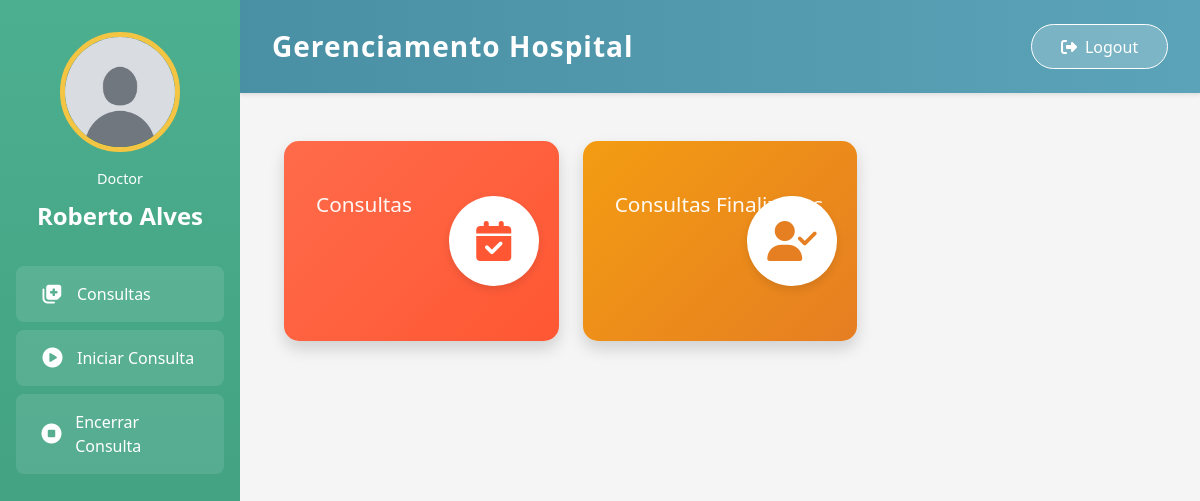
Before: /medico/1/ with the older database file.
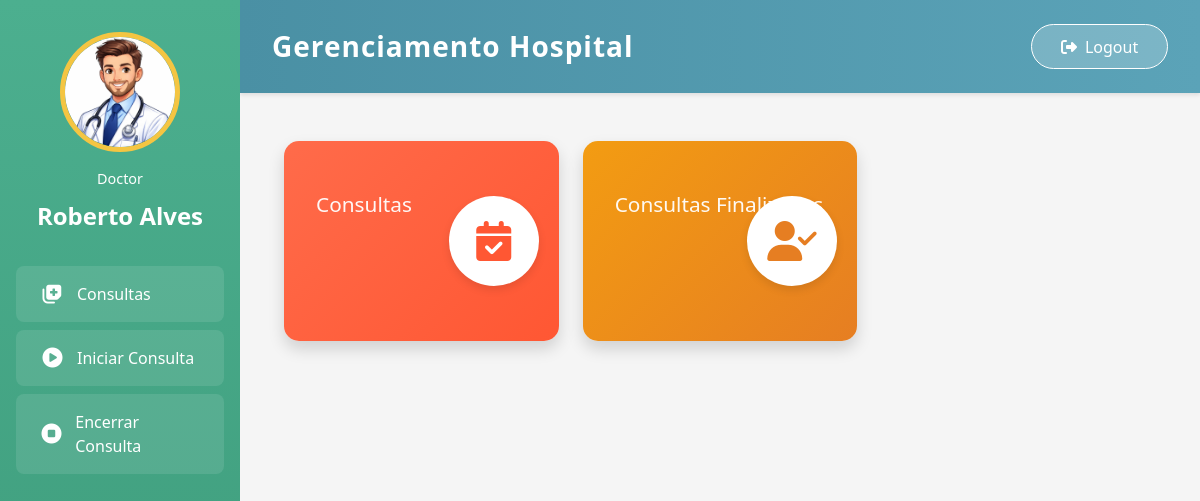
After: the same page with the newer database file.
### medico/models.py (models this page shows, shortened)
class Medico(models.Model):
    SEXO_CHOICES = [
        ('M', 'Masculino'),
        ('F', 'Feminino'),
        ('O', 'Outro'),
    ]
    ESPECIALIDADE_CHOICES = [
        ('CLINICO_GERAL', 'Clínico Geral'),
        ('PEDIATRIA', 'Pediatria'),
    ]
    STATUS_CHOICES = [
        ('ATIVO', 'Em Atividade'),
        ('FERIAS', 'Férias'),
        ('DESLIGADO', 'Desligado'),
    ]
    user = models.OneToOneField(User, on_delete=models.CASCADE, related_name='medico')
    nome_completo = models.CharField(max_length=200)
    foto= models.ImageField(upload_to='foto_perfil', blank=True, null=True)
    cpf = models.CharField(max_length=11, unique=True,
        validators=[RegexValidator(r'^\d{11}$', 'CPF deve conter 11 dígitos')]
    )
    data_nascimento = models.DateField()
    sexo = models.CharField(max_length=1, choices=SEXO_CHOICES)
    celular = models.CharField(max_length=11,
        validators=[RegexValidator(r'^\d{10,11}$', 'Celular deve conter 10 ou 11 dígitos')]
    )
    cep = models.CharField(max_length=8,
        validators=[RegexValidator(r'^\d{8}$', 'CEP deve conter 8 dígitos')]
    )
    numero = models.CharField(max_length=10)
    data_admissao = models.DateField(default=timezone.now)
    especialidade = models.CharField(max_length=20, choices=ESPECIALIDADE_CHOICES)
    status = models.CharField(max_length=10, choices=STATUS_CHOICES, default='ATIVO')
    class Meta:
        verbose_name = 'Médico'
        verbose_name_plural = 'Médicos'
        ordering = ['nome_completo']

### medico/views.py (the view)
# urls.py: path('medico/<int:id_medico>/', medico.views.medicos, name='medicos'),
def medicos(request, id_medico):
    medico = get_object_or_404(Medico, id=id_medico)
    context = {
        'id_medico': id_medico,
    }
    return render(request, 'medicos.html',  {'medico': medico})

### templates/medicos.html (shortened to what this page needs)
{% load static %}
<html lang="pt-BR">
<head>
    <link href="https://cdn.jsdelivr.net/npm/bootstrap@5.3.0/dist/css/bootstrap.min.css" rel="stylesheet">
    <script src="https://cdn.tailwindcss.com"></script>
    <link rel="stylesheet" href="https://cdnjs.cloudflare.com/ajax/libs/font-awesome/6.4.0/css/all.min.css">
</head>
<body>
    <div class="sidebar">
        <div>
            <div class="profile-circle">
                {% if medico.foto %}
                    <img src="{{ medico.foto.url }}" alt="Foto do paciente">
                {% else %}
                    <i class="fas fa-user"></i>
                {% endif %}
            </div>
            <div class="doctor-role">Doctor</div>
            <div class="doctor-name">{{ medico.nome_completo|truncatewords:2 }}</div>
        </div>
        <div class="sidebar-menu">
            <a href="#" class="menu-item">
                <i class="fas fa-notes-medical"></i>
                <span>Consultas</span>
            </a>
            <a href="#" class="menu-item">
                <i class="fas fa-play-circle"></i>
                <span>Iniciar Consulta</span>
            </a>
            <a href="#" class="menu-item">
                <i class="fas fa-stop-circle"></i>
                <span>Encerrar Consulta</span>
            </a>
        </div>
    </div>
    <div class="main-content">
        <div class="header">
            <h1 class="header-title">Gerenciamento Hospital</h1>
            <a href="#" class="logout-btn">
                <i class="fas fa-sign-out-alt"></i>
                <span>Logout</span>
            </a>
        </div>
        <div class="content-area">
            <div class="container-fluid">
                <div class="row g-4">
                    <div class="col-12 col-md-6 col-lg-4">
                        <div class="stats-card card-red-orange">
                            <div class="card-content">
                                <div class="card-label">Consultas</div>
                            </div>
                            <div class="card-icon">
                                <i class="fas fa-calendar-check icon-red-orange"></i>
                            </div>
                        </div>
                    </div>
                    <div class="col-12 col-md-6 col-lg-4">
                        <div class="stats-card card-orange">
                            <div class="card-content">
                                <div class="card-label">Consultas Finalizadas</div>
                            </div>
                            <div class="card-icon">
                                <i class="fas fa-user-check icon-orange"></i>
                            </div>
                        </div>
                    </div>
                </div>
            </div>
        </div>
    </div>
</body>
</html>

### templates/medicos.html (style rules this page uses)
body { margin: 0; padding: 0; font-family: 'Segoe UI', Tahoma, Geneva, Verdana, sans-serif; background-color: #F5F5F5; }
.sidebar { background: linear-gradient(180deg, #4CAF8F 0%, #3D9B7A 100%); min-height: 100vh; padding: 2rem 1rem; position: fixed; width: 240px; left: 0; top: 0; }
.profile-circle { width: 120px; height: 120px; border-radius: 50%; background-color: #2C7A62; border: 5px solid #F4C542; display: flex; align-items: center; justify-content: center; margin: 0 auto 1rem; overflow: hidden; }
.profile-circle img { width: 100%; height: 100%; object-fit: cover; }
.doctor-role { text-align: center; color: white; font-size: 0.9rem; margin-bottom: 0.5rem; }
.doctor-name { font-size: 1.5rem; font-weight: 600; color: white; text-align: center; margin-bottom: 2rem; }
.sidebar-menu { margin-top: 2rem; }
.menu-item { background-color: rgba(255, 255, 255, 0.1); border-radius: 8px; padding: 1rem 1.5rem; margin-bottom: 0.5rem; color: white; text-decoration: none; display: flex; align-items: center; gap: 0.75rem; transition: all 0.3s; font-weight: 500; }
.menu-item i { font-size: 1.25rem; width: 25px; text-align: center; }
.main-content { margin-left: 240px; }
.header { background: linear-gradient(90deg, #4A90A4 0%, #5BA3B8 100%); color: white; padding: 1.5rem 2rem; display: flex; justify-content: space-between; align-items: center; box-shadow: 0 2px 4px rgba(0, 0, 0, 0.1); }
.header-title { font-size: 1.75rem; font-weight: 600; margin: 0; letter-spacing: 1px; }
.logout-btn { background-color: rgba(255, 255, 255, 0.2); border: 1px solid white; color: white; padding: 0.6rem 1.8rem; border-radius: 25px; text-decoration: none; transition: all 0.3s; font-weight: 500; display: flex; align-items: center; gap: 0.5rem; }
.content-area { padding: 3rem 2rem; }
.stats-card { border-radius: 15px; padding: 2.5rem 2rem; color: white; min-height: 200px; display: flex; flex-direction: column; justify-content: space-between; box-shadow: 0 8px 16px rgba(0, 0, 0, 0.15); transition: transform 0.3s, box-shadow 0.3s; position: relative; overflow: hidden; }
.card-red-orange { background: linear-gradient(135deg, #FF6B4A 0%, #FF5733 100%); }
.card-orange { background: linear-gradient(135deg, #F39C12 0%, #E67E22 100%); }
.card-content { position: relative; z-index: 2; }
.card-label { font-size: 1.3rem; font-weight: 500; opacity: 0.95; }
.card-icon { width: 90px; height: 90px; background-color: white; border-radius: 50%; display: flex; align-items: center; justify-content: center; position: absolute; right: 20px; top: 50%; transform: translateY(-50%); box-shadow: 0 4px 8px rgba(0, 0, 0, 0.1); }
.card-icon i { font-size: 2.5rem; }
.icon-red-orange { color: #FF5733; }
.icon-orange { color: #E67E22; }

Changed rows visible on the page:
changed Medico "Roberto Alves": foto: picture added in place of a placeholder
